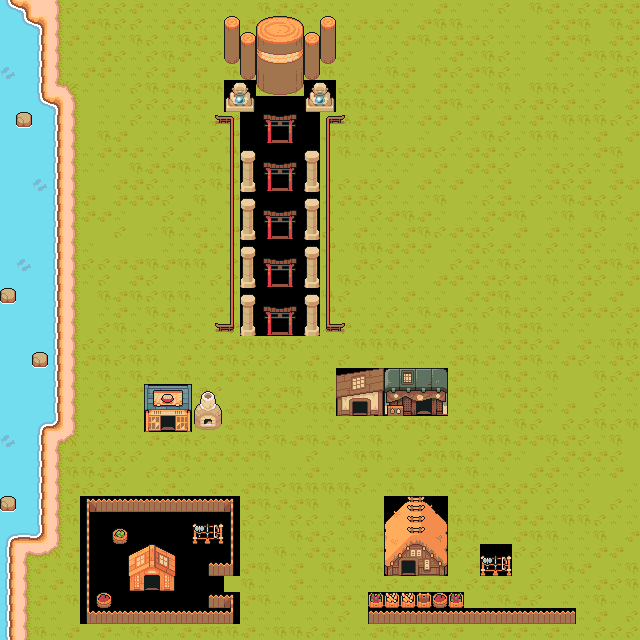

Tiled map render using the project's own tile images. Description and the map definition, with tile-layer contents summarised, below:
An orthogonal 40x40 tile map with 16x16 px tiles, 3 tile layers (Basic floor, Objects, Blocked paths), 3 tilesets.

<map version="1.10" tiledversion="1.10.0" orientation="orthogonal" renderorder="right-down" width="40" height="40" tilewidth="16" tileheight="16" infinite="0" nextlayerid="6" nextobjectid="1">
 <tileset firstgid="1" source="TilesetFloor.tsx" />
 <tileset firstgid="573" source="TilesetWater.tsx" />
 <tileset firstgid="1049" source="TilesetHouse.tsx" />
 <layer id="1" name="Basic floor" width="40" height="40" locked="1">
  <data>[1600 cells, 1600 non-empty, 111 distinct tile ids]</data>
 </layer>
 <layer id="4" name="Objects" width="40" height="40" locked="1">
  <data>[1600 cells, 71 non-empty, 32 distinct tile ids]</data>
 </layer>
 <layer id="5" name="Blocked paths" width="40" height="40">
  <data>[1600 cells, 0 non-empty, 0 distinct tile ids]</data>
 </layer>
</map>
